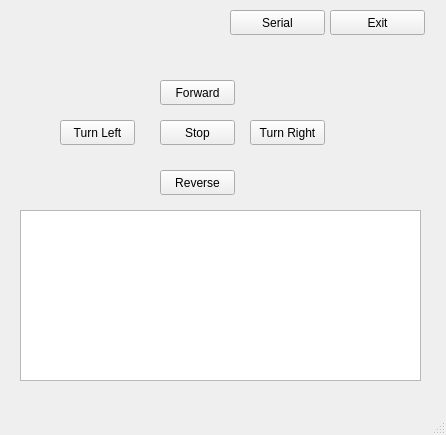
<?xml version="1.0" encoding="UTF-8"?>
<ui version="4.0">
 <class>MainWindow</class>
 <widget class="QMainWindow" name="MainWindow">
  <property name="geometry">
   <rect>
    <x>0</x>
    <y>0</y>
    <width>446</width>
    <height>435</height>
   </rect>
  </property>
  <property name="windowTitle">
   <string>Kendali Motor Arduino</string>
  </property>
  <widget class="QWidget" name="centralwidget">
   <widget class="QPushButton" name="button_turn_left">
    <property name="geometry">
     <rect>
      <x>60</x>
      <y>120</y>
      <width>75</width>
      <height>25</height>
     </rect>
    </property>
    <property name="text">
     <string>Turn Left</string>
    </property>
   </widget>
   <widget class="QTextEdit" name="textEdit_LogMessage">
    <property name="geometry">
     <rect>
      <x>20</x>
      <y>210</y>
      <width>401</width>
      <height>171</height>
     </rect>
    </property>
    <property name="font">
     <font>
      <family>Fixedsys</family>
     </font>
    </property>
   </widget>
   <widget class="QPushButton" name="button_serial">
    <property name="geometry">
     <rect>
      <x>230</x>
      <y>10</y>
      <width>95</width>
      <height>25</height>
     </rect>
    </property>
    <property name="text">
     <string>Serial</string>
    </property>
   </widget>
   <widget class="QPushButton" name="button_exit">
    <property name="geometry">
     <rect>
      <x>330</x>
      <y>10</y>
      <width>95</width>
      <height>25</height>
     </rect>
    </property>
    <property name="text">
     <string>Exit</string>
    </property>
   </widget>
   <widget class="QPushButton" name="button_turn_right">
    <property name="geometry">
     <rect>
      <x>250</x>
      <y>120</y>
      <width>75</width>
      <height>25</height>
     </rect>
    </property>
    <property name="text">
     <string>Turn Right</string>
    </property>
   </widget>
   <widget class="QPushButton" name="button_forward">
    <property name="geometry">
     <rect>
      <x>160</x>
      <y>80</y>
      <width>75</width>
      <height>25</height>
     </rect>
    </property>
    <property name="text">
     <string>Forward</string>
    </property>
   </widget>
   <widget class="QPushButton" name="button_reverse">
    <property name="geometry">
     <rect>
      <x>160</x>
      <y>170</y>
      <width>75</width>
      <height>25</height>
     </rect>
    </property>
    <property name="text">
     <string>Reverse</string>
    </property>
   </widget>
   <widget class="QPushButton" name="button_stay">
    <property name="geometry">
     <rect>
      <x>160</x>
      <y>120</y>
      <width>75</width>
      <height>25</height>
     </rect>
    </property>
    <property name="text">
     <string>Stop</string>
    </property>
   </widget>
  </widget>
  <widget class="QMenuBar" name="menubar">
   <property name="geometry">
    <rect>
     <x>0</x>
     <y>0</y>
     <width>446</width>
     <height>21</height>
    </rect>
   </property>
  </widget>
  <widget class="QStatusBar" name="statusbar"/>
 </widget>
 <resources/>
 <connections/>
</ui>
